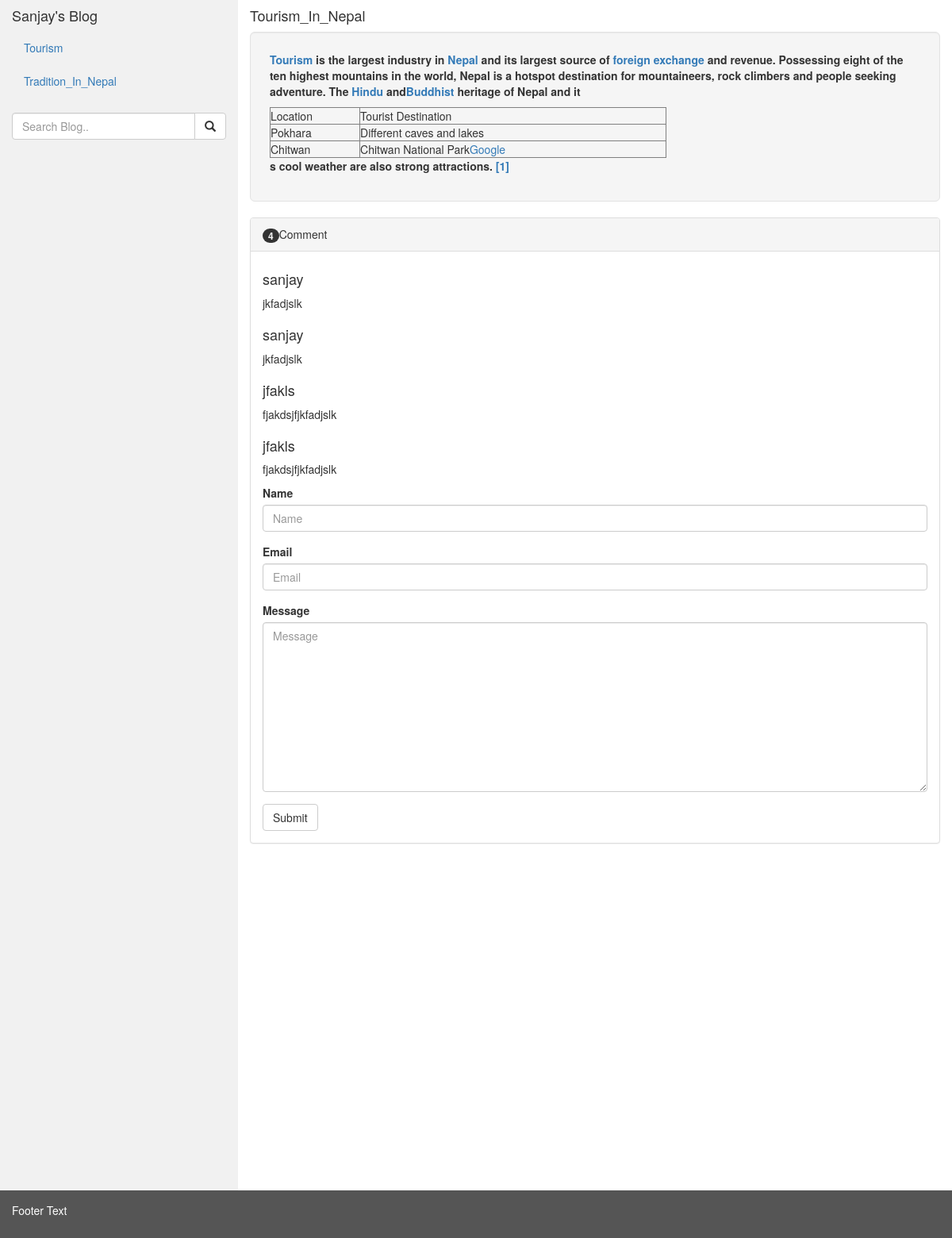
The app's page /blog/5 with its own data.
### blog/models.py (models this page shows, shortened)
class Category(models.Model):
    class Meta:
        verbose_name_plural='categories'
    title=models.CharField(max_length=20)
    slug = models.CharField(max_length=50, unique=True, null=False)

class Blog(models.Model):
    title=models.CharField(max_length=300)
    content=RichTextField()
    pub_date=models.DateTimeField()
    category=models.ForeignKey(Category,on_delete=models.CASCADE)

class Comment(models.Model):
    name=models.CharField(max_length=30)
    email=models.EmailField()
    message=models.TextField()
    blog=models.ForeignKey(Blog,on_delete=models.CASCADE
                           )

### blog/views.py (the view)
# urls.py: path('blog/<int:blog_id>',views.blog,name='blog')
def blog(request,blog_id):
    blog=Blog.objects.get(pk=blog_id)
    form=CommentForm()
    if request.method=="POST":
        form=CommentForm(request.POST)
        if form.is_valid():
            comment=form.save(commit=False)
            comment.blog=blog
            comment.save()
            form=CommentForm()
    else:
        form=CommentForm()
    content = {"categories": Category.objects.order_by('title'),
               "blog":blog,
               'form':form}
    return render(request,'blog.html',content)

### blog/forms.py
class CommentForm(ModelForm):
    class Meta:
        model=Comment
        fields='__all__'
        exclude=['blog']

### blog/templates/blog.html (shortened to what this page needs)
{% extends 'base.html' %}]
{% load bootstrap3 %}
{% block content %}
    <h4>
    {{ blog.title }}
    </h4>
    <div class="well well-lg">
    {{ blog.content |safe}}
    </div>
    <div class="panel panel-default">
    <div class="panel-heading">
    <span class="badge">{{ blog.comment_set.count }}</span>Comment
    </div>
    <div class ="panel-body">
        {% for comment in blog.comment_set.all %}
            <div class="row">
                <div class="col-sm-10">
                    <h4>{{ comment.name }}</h4>
                    <p>
                        {{ comment.message }}
                    </p>
                </div>
            </div>
    {% endfor %}
    <form action="" method="post">
        {% bootstrap_form form  %}
        <button class="btn btn-default" type="submit">Submit</button>
    </form>
    </div>
    </div>
{% endblock %}

### blog/templates/base.html (shortened to what this page needs)
{% load static %}
<!DOCTYPE html>
<html lang="en">
<head>
  <link rel="stylesheet" href="{% static 'css/bootstrap.min.css' %}">
</head>
<body>
<div class="container-fluid">
  <div class="row content">
    <div class="col-sm-3 sidenav">
      <h4>Sanjay's Blog</h4>
      <ul class="nav nav-pills nav-stacked">
          {% for category in categories %}
              <li><a href="{% url 'blog:category' category.slug %}">{{ category.title }}</a> </li>
          {% endfor %}
      </ul><br>
      <div class="input-group">
        <input type="text" class="form-control" placeholder="Search Blog..">
        <span class="input-group-btn">
          <button class="btn btn-default" type="button">
            <span class="glyphicon glyphicon-search"></span>
          </button>
        </span>
      </div>
    </div>
    <div class="col-sm-9">
      {% block content %} {% endblock %}
    </div>
  </div>
</div>
<footer class="container-fluid">
  <p>Footer Text</p>
</footer>
</body>
</html>

### blog/templates/base.html (style rules this page uses)
.row.content { height: 1500px }
.sidenav { background-color: #f1f1f1; height: 100%; }
footer { background-color: #555; color: white; padding: 15px; }

### records on screen
Category: title "Tourism"
Category: title "Tradition_In_Nepal"
Blog: title "Tourism_In_Nepal", content "Tourism is the largest industry in Nepal and its largest source of foreign exchange and revenue. Possessing eight of the ten highest mountains in the world, Nepal is a hotspot destination for mountaineers, rock climbers and people seeking adventure. The Hindu and Buddhist heritage of Nepal and it Location Tourist Destination Pokhara Different caves and lakes Chitwan Chitwan National Park Google s cool weather are also strong attractions. [1]", comment_set.count "4"
Comment: name "sanjay", message "jkfadjslk"
Comment: name "sanjay", message "jkfadjslk"
Comment: name "jfakls", message "fjakdsjfjkfadjslk"
Comment: name "jfakls", message "fjakdsjfjkfadjslk"
